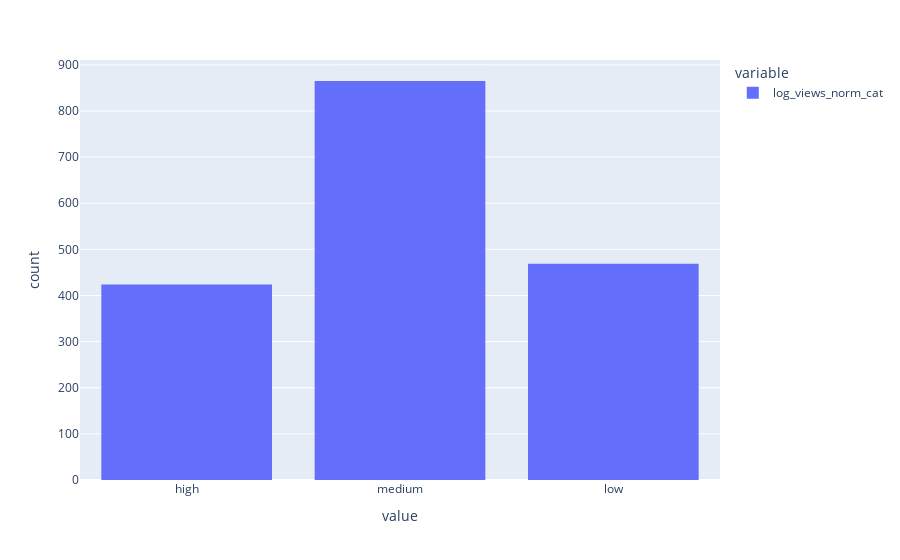
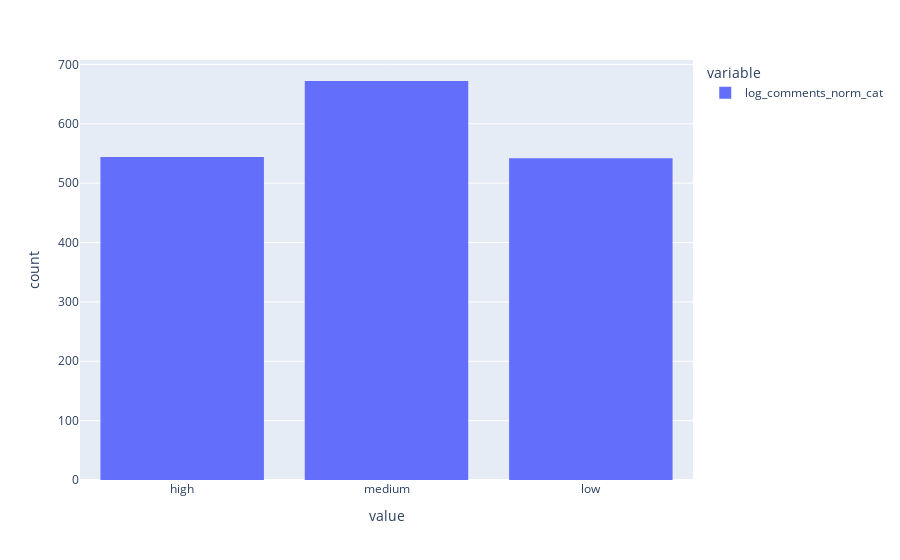
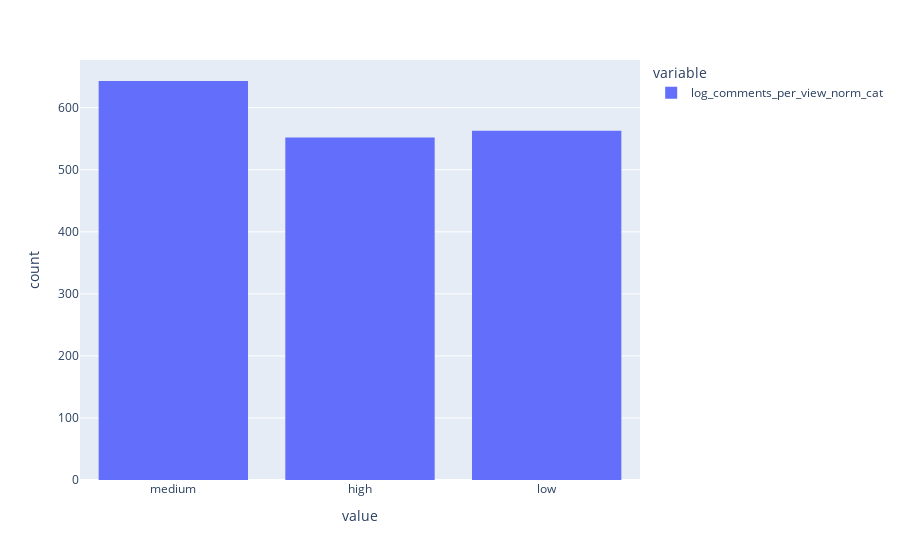

Write notebook code for charts like these, in order.
### Code cell
from functools import partial

def map_to_label(value, ranges, labels):
    if len(ranges) != len(labels):
        raise ValueError("Number of labels must be equal to the number of ranges")

    for range, label in zip(ranges, labels):
        if value >= range[0] and value <= range[1]:
            return label

    raise ValueError(f"value {value} not located between ranges: {ranges}")

views_mapping_5 = partial(map_to_label,
                          ranges=[[-np.inf, -1.5], [-1.5, -0.5], [-0.5, 0.5], [0.5, 1.5], [1.5, np.inf]],
                          labels=["very_low", "low", "medium", "high", "very_high"])

views_mapping_3 = partial(map_to_label,
                          ranges=[[-np.inf, -0.5], [-0.5, 0.5], [0.5, np.inf]],
                          labels=["low", "medium", "high"])



df['log_views_norm_cat'] = df['log_views_norm'].apply(views_mapping_3)
df['log_comments_norm_cat'] = df['log_comments_norm'].apply(views_mapping_3)
df['log_comments_per_view_norm_cat'] = df['log_comments_per_view_norm'].apply(views_mapping_3)

px.histogram(df['log_views_norm_cat']).show()
px.histogram(df['log_comments_norm_cat']).show()
px.histogram(df['log_comments_per_view_norm_cat']).show()

### Figure 1 — Plotly figure (JSON) as saved in the notebook; plotly's stock layout.template omitted (floating-point values rounded to 4 significant figures; data arrays with more than 128 entries replaced by an {"elided": "..."} marker saying what was removed)
{"data": [{"alignmentgroup": "True", "bingroup": "x", "hovertemplate": "variable=log_views_norm_cat<br>value=%{x}<br>count=%{y}<extra></extra>", "legendgroup": "log_views_norm_cat", "marker": {"color": "#636efa", "pattern": {"shape": ""}}, "name": "log_views_norm_cat", "offsetgroup": "log_views_norm_cat", "orientation": "v", "showlegend": true, "x": {"elided": "1758 str values"}, "xaxis": "x", "yaxis": "y", "type": "histogram"}], "layout": {"xaxis": {"anchor": "y", "domain": [0.0, 1.0], "title": {"text": "value"}}, "yaxis": {"anchor": "x", "domain": [0.0, 1.0], "title": {"text": "count"}}, "legend": {"title": {"text": "variable"}, "tracegroupgap": 0}, "margin": {"t": 60}, "barmode": "relative"}}

### Figure 2 — Plotly figure (JSON) as saved in the notebook; plotly's stock layout.template omitted (floating-point values rounded to 4 significant figures; data arrays with more than 128 entries replaced by an {"elided": "..."} marker saying what was removed)
{"data": [{"alignmentgroup": "True", "bingroup": "x", "hovertemplate": "variable=log_comments_norm_cat<br>value=%{x}<br>count=%{y}<extra></extra>", "legendgroup": "log_comments_norm_cat", "marker": {"color": "#636efa", "pattern": {"shape": ""}}, "name": "log_comments_norm_cat", "offsetgroup": "log_comments_norm_cat", "orientation": "v", "showlegend": true, "x": {"elided": "1758 str values"}, "xaxis": "x", "yaxis": "y", "type": "histogram"}], "layout": {"xaxis": {"anchor": "y", "domain": [0.0, 1.0], "title": {"text": "value"}}, "yaxis": {"anchor": "x", "domain": [0.0, 1.0], "title": {"text": "count"}}, "legend": {"title": {"text": "variable"}, "tracegroupgap": 0}, "margin": {"t": 60}, "barmode": "relative"}}

### Figure 3 — Plotly figure (JSON) as saved in the notebook; plotly's stock layout.template omitted (floating-point values rounded to 4 significant figures; data arrays with more than 128 entries replaced by an {"elided": "..."} marker saying what was removed)
{"data": [{"alignmentgroup": "True", "bingroup": "x", "hovertemplate": "variable=log_comments_per_view_norm_cat<br>value=%{x}<br>count=%{y}<extra></extra>", "legendgroup": "log_comments_per_view_norm_cat", "marker": {"color": "#636efa", "pattern": {"shape": ""}}, "name": "log_comments_per_view_norm_cat", "offsetgroup": "log_comments_per_view_norm_cat", "orientation": "v", "showlegend": true, "x": {"elided": "1758 str values"}, "xaxis": "x", "yaxis": "y", "type": "histogram"}], "layout": {"xaxis": {"anchor": "y", "domain": [0.0, 1.0], "title": {"text": "value"}}, "yaxis": {"anchor": "x", "domain": [0.0, 1.0], "title": {"text": "count"}}, "legend": {"title": {"text": "variable"}, "tracegroupgap": 0}, "margin": {"t": 60}, "barmode": "relative"}}
